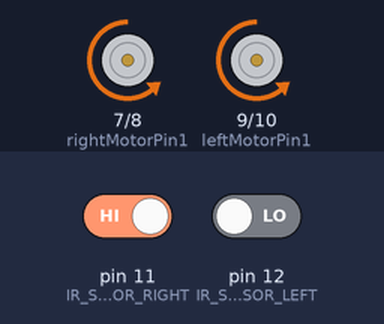
A sketch run on a simulated Arduino Uno, built with avr-gcc and run on an emulated ATmega328P. Shown: motor-driver pin pairs drawn as motors (green arrow = first pin HIGH = forward, orange = second pin HIGH = backward, longer = more drive, scaled by the enable pin). Inputs (shaded band) come from the test bench; at power-on: pin 11 (IR_SENSOR_RIGHT) HIGH, pin 12 (IR_SENSOR_LEFT) LOW.

Above: at 1.2 s.
1.3 s: pin 11 (IR_SENSOR_RIGHT) driven LOW
At 2.1 s:
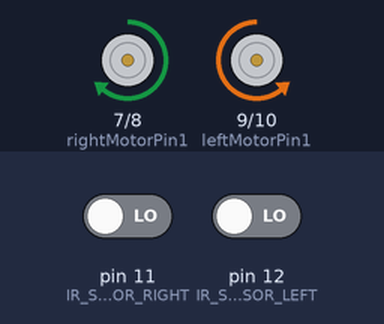
2.8 s: pin 12 (IR_SENSOR_LEFT) driven HIGH
At 3.3 s:
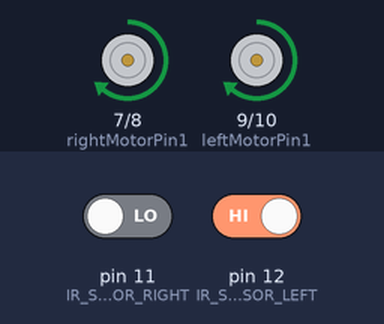
4.3 s: pin 11 (IR_SENSOR_RIGHT) driven HIGH
At 5.5 s:
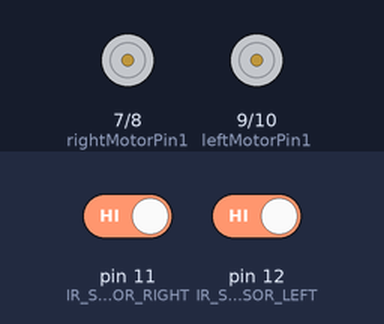
5.8 s: pin 12 (IR_SENSOR_LEFT) driven LOW
At 6.7 s:
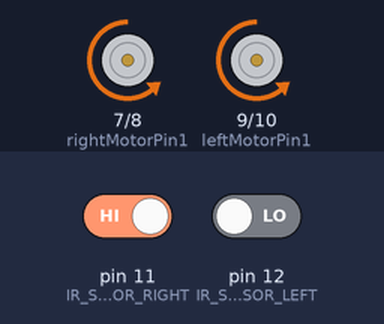
Timing chart, 0 to 8.3 s (numbered marks = the images above; inputs shaded):
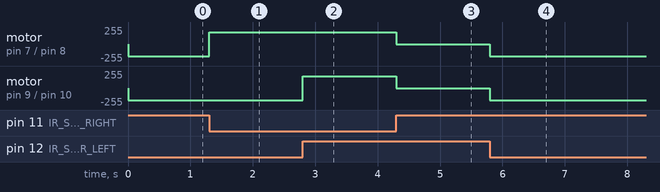

Measured:
- after the input at 1.3 s, motor on pin 7 (rightMotorPin1) / pin 8 (rightMotorPin2): backward 180/255 → forward 180/255 at once
- after the input at 2.8 s, motor on pin 9 (leftMotorPin1) / pin 10 (leftMotorPin2): backward 180/255 → forward 180/255 at once
- after the input at 4.3 s, motor on pin 7 (rightMotorPin1) / pin 8 (rightMotorPin2), motor on pin 9 (leftMotorPin1) / pin 10 (leftMotorPin2): forward 180/255 → stopped at once
- after the input at 5.8 s, motor on pin 7 (rightMotorPin1) / pin 8 (rightMotorPin2), motor on pin 9 (leftMotorPin1) / pin 10 (leftMotorPin2): stopped → backward 180/255 at once

The sketch:

Line-following-Robot-Code.ino
```cpp
#define IR_SENSOR_RIGHT 11
#define IR_SENSOR_LEFT 12
#define MOTOR_SPEED 180

// Right Motor
int enableRightMotor = 6;
int rightMotorPin1 = 7;
int rightMotorPin2 = 8;

// Left Motor
int enableLeftMotor = 5;
int leftMotorPin1 = 9;
int leftMotorPin2 = 10;

void setup()
{
  // Change PWM frequency for smoother motor control
  TCCR0B = TCCR0B & B11111000 | B00000010;

  pinMode(enableRightMotor, OUTPUT);
  pinMode(rightMotorPin1, OUTPUT);
  pinMode(rightMotorPin2, OUTPUT);

  pinMode(enableLeftMotor, OUTPUT);
  pinMode(leftMotorPin1, OUTPUT);
  pinMode(leftMotorPin2, OUTPUT);

  pinMode(IR_SENSOR_RIGHT, INPUT);
  pinMode(IR_SENSOR_LEFT, INPUT);

  rotateMotor(0,0);
}

void loop()
{
  int rightIRSensorValue = digitalRead(IR_SENSOR_RIGHT);
  int leftIRSensorValue = digitalRead(IR_SENSOR_LEFT);

  // Both sensors detect BLACK line → move straight
  if (rightIRSensorValue == LOW && leftIRSensorValue == LOW)
  {
    rotateMotor(MOTOR_SPEED, MOTOR_SPEED);
  }

  // Right sensor on WHITE → turn right
  else if (rightIRSensorValue == HIGH && leftIRSensorValue == LOW)
  {
    rotateMotor(-MOTOR_SPEED, MOTOR_SPEED);
  }

  // Left sensor on WHITE → turn left
  else if (rightIRSensorValue == LOW && leftIRSensorValue == HIGH)
  {
    rotateMotor(MOTOR_SPEED, -MOTOR_SPEED);
  }

  // Both sensors on WHITE → stop
  else
  {
    rotateMotor(0, 0);
  }
}

void rotateMotor(int rightMotorSpeed, int leftMotorSpeed)
{
  // Right Motor Direction
  if (rightMotorSpeed < 0)
  {
    digitalWrite(rightMotorPin1, LOW);
    digitalWrite(rightMotorPin2, HIGH);
  }
  else if (rightMotorSpeed > 0)
  {
    digitalWrite(rightMotorPin1, HIGH);
    digitalWrite(rightMotorPin2, LOW);
  }
  else
  {
    digitalWrite(rightMotorPin1, LOW);
    digitalWrite(rightMotorPin2, LOW);
  }

  // Left Motor Direction
  if (leftMotorSpeed < 0)
  {
    digitalWrite(leftMotorPin1, HIGH);
    digitalWrite(leftMotorPin2, LOW);
  }
  else if (leftMotorSpeed > 0)
  {
    digitalWrite(leftMotorPin1, LOW);
    digitalWrite(leftMotorPin2, HIGH);
  }
  else
  {
    digitalWrite(leftMotorPin1, LOW);
    digitalWrite(leftMotorPin2, LOW);
  }

  analogWrite(enableRightMotor, abs(rightMotorSpeed));
  analogWrite(enableLeftMotor, abs(leftMotorSpeed));
}
```
